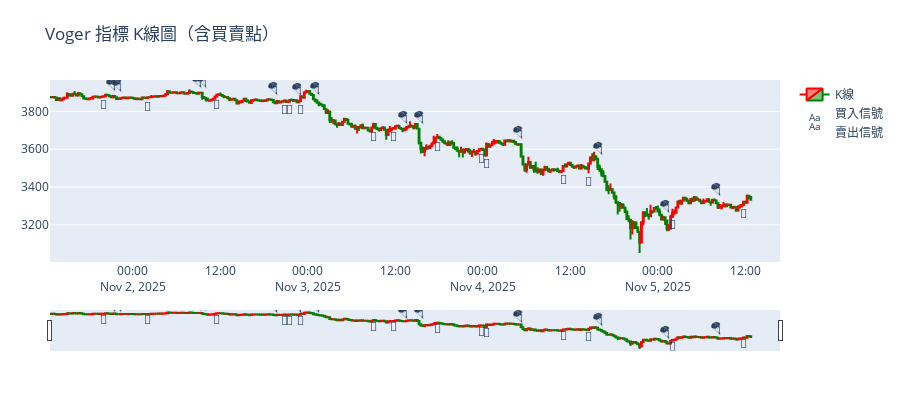

Source (notebook cell):
### Code cell
import plotly.graph_objects as go
import pandas as pd
import numpy as np

# 確保 index 對齊
kline = kline.reset_index(drop=True)
signal = pd.Series(signal).reset_index(drop=True)
if len(kline) != len(signal):
    print(f"⚠️ K線資料與信號長度不符 ({len(kline)} vs {len(signal)}), 以最短長度對齊")
    min_len = min(len(kline), len(signal))
    kline = kline.iloc[-min_len:].reset_index(drop=True)
    signal = signal.iloc[-min_len:].reset_index(drop=True)

kline['signal'] = signal

fig = go.Figure()

# K 線圖
fig.add_trace(go.Candlestick(
    x=kline['timestamp'],
    open=kline['open'],
    high=kline['high'],
    low=kline['low'],
    close=kline['close'],
    name='K線',
    increasing_line_color='red',
    decreasing_line_color='green'
))

# 買入信號 🚀（往下移一點避免被蠟燭遮住）
buy_signals = kline[kline['signal'] == 1]
fig.add_trace(go.Scatter(
    x=buy_signals['timestamp'],
    y=buy_signals['low'] * 0.995,  # 稍微下移一點
    mode='text',
    text=['🚀'] * len(buy_signals),
    textposition="bottom center",
    name='買入信號'
))

# 賣出信號 🪂（往上移一點避免被蠟燭遮住）
sell_signals = kline[kline['signal'] == -1]
fig.add_trace(go.Scatter(
    x=sell_signals['timestamp'],
    y=sell_signals['high'] * 1.005,  # 稍微上移一點
    mode='text',
    text=['🪂'] * len(sell_signals),
    textposition="top center",
    name='賣出信號'
))

# 標題與外觀
fig.update_layout(
    title='Voger 指標 K線圖（含買賣點）',
    xaxis_rangeslider_visible=True,
    height=400,
    margin=dict(l=50, r=50, t=80, b=50),
    template='plotly',
    xaxis=dict(showgrid=False),
    yaxis=dict(showgrid=True)
)

fig.show()

### Figure 1 — Plotly figure (JSON) as saved in the notebook; plotly's stock layout.template omitted (floating-point values rounded to 4 significant figures; data arrays with more than 128 entries replaced by an {"elided": "..."} marker saying what was removed)
{"data": [{"close": {"elided": "385 float values"}, "decreasing": {"line": {"color": "green"}}, "high": {"elided": "385 float values"}, "increasing": {"line": {"color": "red"}}, "low": {"elided": "385 float values"}, "name": "K線", "open": {"elided": "385 float values"}, "type": "candlestick", "x": {"elided": "385 str values"}}, {"mode": "text", "name": "買入信號", "text": ["🚀", "🚀", "🚀", "🚀", "🚀", "🚀", "🚀", "🚀", "🚀", "🚀", "🚀", "🚀", "🚀", "🚀", "🚀"], "textposition": "bottom center", "type": "scatter", "x": ["2025-11-01T20:00:00.000000000", "2025-11-02T02:00:00.000000000", "2025-11-02T11:30:00.000000000", "2025-11-02T20:45:00.000000000", "2025-11-02T21:30:00.000000000", "2025-11-02T23:00:00.000000000", "2025-11-03T09:00:00.000000000", "2025-11-03T11:45:00.000000000", "2025-11-03T17:45:00.000000000", "2025-11-03T23:45:00.000000000", "2025-11-04T00:30:00.000000000", "2025-11-04T11:00:00.000000000", "2025-11-04T14:30:00.000000000", "2025-11-05T02:00:00.000000000", "2025-11-05T11:45:00.000000000"], "y": [3858.0, 3848.0, 3859.0, 3833.0, 3833.0, 3835.0, 3693.0, 3689.0, 3638.0, 3576.0, 3549.0, 3465.0, 3455.0, 3225.0, 3286.0]}, {"mode": "text", "name": "賣出信號", "text": ["🪂", "🪂", "🪂", "🪂", "🪂", "🪂", "🪂", "🪂", "🪂", "🪂", "🪂", "🪂", "🪂"], "textposition": "top center", "type": "scatter", "x": ["2025-11-01T21:00:00.000000000", "2025-11-01T21:45:00.000000000", "2025-11-02T08:45:00.000000000", "2025-11-02T09:30:00.000000000", "2025-11-02T19:15:00.000000000", "2025-11-02T22:30:00.000000000", "2025-11-03T01:00:00.000000000", "2025-11-03T13:00:00.000000000", "2025-11-03T15:15:00.000000000", "2025-11-04T04:45:00.000000000", "2025-11-04T15:45:00.000000000", "2025-11-05T01:00:00.000000000", "2025-11-05T08:00:00.000000000"], "y": [3901.0, 3894.0, 3916.0, 3918.0, 3880.0, 3878.0, 3883.0, 3728.0, 3727.0, 3648.0, 3567.0, 3257.0, 3346.0]}], "layout": {"height": 400, "margin": {"b": 50, "l": 50, "r": 50, "t": 80}, "title": {"text": "Voger 指標 K線圖（含買賣點）"}, "xaxis": {"rangeslider": {"visible": true}, "showgrid": false}, "yaxis": {"showgrid": true}}}
